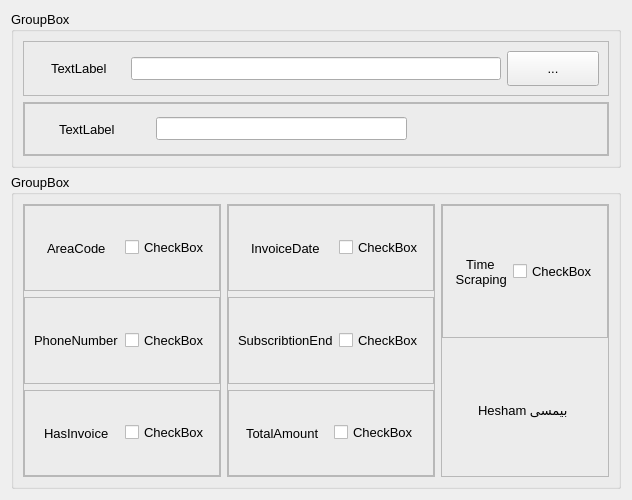
<?xml version="1.0" encoding="UTF-8"?>
<ui version="4.0">
 <class>Form</class>
 <widget class="QWidget" name="Form">
  <property name="geometry">
   <rect>
    <x>0</x>
    <y>0</y>
    <width>600</width>
    <height>500</height>
   </rect>
  </property>
  <property name="font">
   <font>
    <pointsize>10</pointsize>
   </font>
  </property>
  <property name="windowTitle">
   <string>Form</string>
  </property>
  <layout class="QVBoxLayout" name="verticalLayout_5" stretch="1,2">
   <item>
    <widget class="QGroupBox" name="settinggroupbox">
     <property name="title">
      <string>GroupBox</string>
     </property>
     <layout class="QVBoxLayout" name="verticalLayout_4">
      <item>
       <widget class="QFrame" name="frame_11">
        <property name="frameShape">
         <enum>QFrame::StyledPanel</enum>
        </property>
        <property name="frameShadow">
         <enum>QFrame::Raised</enum>
        </property>
        <layout class="QHBoxLayout" name="horizontalLayout_9" stretch="1,4,1">
         <item alignment="Qt::AlignHCenter">
          <widget class="QLabel" name="filedirlabel">
           <property name="text">
            <string>TextLabel</string>
           </property>
          </widget>
         </item>
         <item>
          <widget class="QLineEdit" name="lineEditfiledir"/>
         </item>
         <item>
          <widget class="QToolButton" name="filedirbtn">
           <property name="sizePolicy">
            <sizepolicy hsizetype="Preferred" vsizetype="Preferred">
             <horstretch>0</horstretch>
             <verstretch>0</verstretch>
            </sizepolicy>
           </property>
           <property name="text">
            <string>...</string>
           </property>
          </widget>
         </item>
        </layout>
       </widget>
      </item>
      <item>
       <widget class="QFrame" name="frame_13">
        <property name="frameShape">
         <enum>QFrame::StyledPanel</enum>
        </property>
        <property name="frameShadow">
         <enum>QFrame::Raised</enum>
        </property>
        <layout class="QHBoxLayout" name="horizontalLayout_11">
         <property name="leftMargin">
          <number>0</number>
         </property>
         <property name="topMargin">
          <number>0</number>
         </property>
         <property name="rightMargin">
          <number>0</number>
         </property>
         <property name="bottomMargin">
          <number>0</number>
         </property>
         <item>
          <widget class="QFrame" name="frame_12">
           <property name="frameShape">
            <enum>QFrame::StyledPanel</enum>
           </property>
           <property name="frameShadow">
            <enum>QFrame::Raised</enum>
           </property>
           <layout class="QHBoxLayout" name="horizontalLayout_10" stretch="1,2,0">
            <property name="leftMargin">
             <number>0</number>
            </property>
            <property name="topMargin">
             <number>0</number>
            </property>
            <property name="rightMargin">
             <number>0</number>
            </property>
            <property name="bottomMargin">
             <number>0</number>
            </property>
            <item alignment="Qt::AlignHCenter">
             <widget class="QLabel" name="sheetnamelabel">
              <property name="text">
               <string>TextLabel</string>
              </property>
             </widget>
            </item>
            <item>
             <widget class="QLineEdit" name="lineEdit"/>
            </item>
            <item>
             <spacer name="horizontalSpacer">
              <property name="orientation">
               <enum>Qt::Horizontal</enum>
              </property>
              <property name="sizeHint" stdset="0">
               <size>
                <width>200</width>
                <height>20</height>
               </size>
              </property>
             </spacer>
            </item>
           </layout>
          </widget>
         </item>
        </layout>
       </widget>
      </item>
     </layout>
    </widget>
   </item>
   <item>
    <widget class="QGroupBox" name="exportgroupbox">
     <property name="font">
      <font>
       <pointsize>10</pointsize>
      </font>
     </property>
     <property name="title">
      <string>GroupBox</string>
     </property>
     <layout class="QHBoxLayout" name="horizontalLayout_8">
      <item>
       <widget class="QFrame" name="frame_8">
        <property name="frameShape">
         <enum>QFrame::StyledPanel</enum>
        </property>
        <property name="frameShadow">
         <enum>QFrame::Raised</enum>
        </property>
        <layout class="QVBoxLayout" name="verticalLayout">
         <property name="leftMargin">
          <number>0</number>
         </property>
         <property name="topMargin">
          <number>0</number>
         </property>
         <property name="rightMargin">
          <number>0</number>
         </property>
         <property name="bottomMargin">
          <number>0</number>
         </property>
         <item>
          <widget class="QFrame" name="frame">
           <property name="frameShape">
            <enum>QFrame::StyledPanel</enum>
           </property>
           <property name="frameShadow">
            <enum>QFrame::Raised</enum>
           </property>
           <layout class="QHBoxLayout" name="horizontalLayout">
            <item alignment="Qt::AlignHCenter">
             <widget class="QLabel" name="AreaCodelabel">
              <property name="text">
               <string>AreaCode</string>
              </property>
             </widget>
            </item>
            <item>
             <widget class="QCheckBox" name="AreaCodetoggle">
              <property name="sizePolicy">
               <sizepolicy hsizetype="Preferred" vsizetype="Fixed">
                <horstretch>0</horstretch>
                <verstretch>0</verstretch>
               </sizepolicy>
              </property>
              <property name="text">
               <string>CheckBox</string>
              </property>
             </widget>
            </item>
           </layout>
          </widget>
         </item>
         <item>
          <widget class="QFrame" name="frame_2">
           <property name="frameShape">
            <enum>QFrame::StyledPanel</enum>
           </property>
           <property name="frameShadow">
            <enum>QFrame::Raised</enum>
           </property>
           <layout class="QHBoxLayout" name="horizontalLayout_2">
            <item alignment="Qt::AlignHCenter">
             <widget class="QLabel" name="PhoneNumberlabel">
              <property name="text">
               <string>PhoneNumber</string>
              </property>
             </widget>
            </item>
            <item>
             <widget class="QCheckBox" name="PhoneNumbertoggle">
              <property name="sizePolicy">
               <sizepolicy hsizetype="Preferred" vsizetype="Fixed">
                <horstretch>0</horstretch>
                <verstretch>0</verstretch>
               </sizepolicy>
              </property>
              <property name="text">
               <string>CheckBox</string>
              </property>
             </widget>
            </item>
           </layout>
          </widget>
         </item>
         <item>
          <widget class="QFrame" name="frame_3">
           <property name="frameShape">
            <enum>QFrame::StyledPanel</enum>
           </property>
           <property name="frameShadow">
            <enum>QFrame::Raised</enum>
           </property>
           <layout class="QHBoxLayout" name="horizontalLayout_3">
            <item alignment="Qt::AlignHCenter">
             <widget class="QLabel" name="HasInvoicelabel">
              <property name="text">
               <string>HasInvoice</string>
              </property>
             </widget>
            </item>
            <item>
             <widget class="QCheckBox" name="HasInvoicetoggle">
              <property name="sizePolicy">
               <sizepolicy hsizetype="Preferred" vsizetype="Fixed">
                <horstretch>0</horstretch>
                <verstretch>0</verstretch>
               </sizepolicy>
              </property>
              <property name="text">
               <string>CheckBox</string>
              </property>
             </widget>
            </item>
           </layout>
          </widget>
         </item>
        </layout>
       </widget>
      </item>
      <item>
       <widget class="QFrame" name="frame_9">
        <property name="frameShape">
         <enum>QFrame::StyledPanel</enum>
        </property>
        <property name="frameShadow">
         <enum>QFrame::Raised</enum>
        </property>
        <layout class="QVBoxLayout" name="verticalLayout_2">
         <property name="leftMargin">
          <number>0</number>
         </property>
         <property name="topMargin">
          <number>0</number>
         </property>
         <property name="rightMargin">
          <number>0</number>
         </property>
         <property name="bottomMargin">
          <number>0</number>
         </property>
         <item>
          <widget class="QFrame" name="frame_7">
           <property name="frameShape">
            <enum>QFrame::StyledPanel</enum>
           </property>
           <property name="frameShadow">
            <enum>QFrame::Raised</enum>
           </property>
           <layout class="QHBoxLayout" name="horizontalLayout_7" stretch="2,1">
            <item alignment="Qt::AlignHCenter">
             <widget class="QLabel" name="InvoiceDatelabel">
              <property name="text">
               <string>InvoiceDate</string>
              </property>
             </widget>
            </item>
            <item>
             <widget class="QCheckBox" name="InvoiceDatetoggle">
              <property name="sizePolicy">
               <sizepolicy hsizetype="Preferred" vsizetype="Fixed">
                <horstretch>0</horstretch>
                <verstretch>0</verstretch>
               </sizepolicy>
              </property>
              <property name="text">
               <string>CheckBox</string>
              </property>
             </widget>
            </item>
           </layout>
          </widget>
         </item>
         <item>
          <widget class="QFrame" name="frame_4">
           <property name="frameShape">
            <enum>QFrame::StyledPanel</enum>
           </property>
           <property name="frameShadow">
            <enum>QFrame::Raised</enum>
           </property>
           <layout class="QHBoxLayout" name="horizontalLayout_4" stretch="2,1">
            <item alignment="Qt::AlignHCenter">
             <widget class="QLabel" name="SubscribtionEndlabel">
              <property name="text">
               <string>SubscribtionEnd</string>
              </property>
             </widget>
            </item>
            <item>
             <widget class="QCheckBox" name="SubscribtionEndtoggle">
              <property name="sizePolicy">
               <sizepolicy hsizetype="Preferred" vsizetype="Fixed">
                <horstretch>0</horstretch>
                <verstretch>0</verstretch>
               </sizepolicy>
              </property>
              <property name="text">
               <string>CheckBox</string>
              </property>
             </widget>
            </item>
           </layout>
          </widget>
         </item>
         <item>
          <widget class="QFrame" name="frame_5">
           <property name="frameShape">
            <enum>QFrame::StyledPanel</enum>
           </property>
           <property name="frameShadow">
            <enum>QFrame::Raised</enum>
           </property>
           <layout class="QHBoxLayout" name="horizontalLayout_5">
            <item alignment="Qt::AlignHCenter">
             <widget class="QLabel" name="TotalAmountlabel">
              <property name="text">
               <string>TotalAmount</string>
              </property>
             </widget>
            </item>
            <item>
             <widget class="QCheckBox" name="TotalAmounttoggle">
              <property name="sizePolicy">
               <sizepolicy hsizetype="Preferred" vsizetype="Fixed">
                <horstretch>0</horstretch>
                <verstretch>0</verstretch>
               </sizepolicy>
              </property>
              <property name="text">
               <string>CheckBox</string>
              </property>
             </widget>
            </item>
           </layout>
          </widget>
         </item>
        </layout>
       </widget>
      </item>
      <item>
       <widget class="QFrame" name="frame_10">
        <property name="frameShape">
         <enum>QFrame::StyledPanel</enum>
        </property>
        <property name="frameShadow">
         <enum>QFrame::Raised</enum>
        </property>
        <layout class="QVBoxLayout" name="verticalLayout_3">
         <property name="leftMargin">
          <number>0</number>
         </property>
         <property name="topMargin">
          <number>0</number>
         </property>
         <property name="rightMargin">
          <number>0</number>
         </property>
         <property name="bottomMargin">
          <number>0</number>
         </property>
         <item>
          <widget class="QFrame" name="frame_6">
           <property name="frameShape">
            <enum>QFrame::StyledPanel</enum>
           </property>
           <property name="frameShadow">
            <enum>QFrame::Raised</enum>
           </property>
           <layout class="QHBoxLayout" name="horizontalLayout_6" stretch="3,1">
            <item alignment="Qt::AlignHCenter">
             <widget class="QLabel" name="timescrapelabel">
              <property name="text">
               <string>    Time 
 Scraping</string>
              </property>
             </widget>
            </item>
            <item>
             <widget class="QCheckBox" name="timescrapetoggle">
              <property name="sizePolicy">
               <sizepolicy hsizetype="Preferred" vsizetype="Fixed">
                <horstretch>0</horstretch>
                <verstretch>0</verstretch>
               </sizepolicy>
              </property>
              <property name="text">
               <string>CheckBox</string>
              </property>
             </widget>
            </item>
           </layout>
          </widget>
         </item>
         <item alignment="Qt::AlignHCenter">
          <widget class="QLabel" name="Mylabel">
           <property name="text">
            <string>Hesham بيمسى </string>
           </property>
          </widget>
         </item>
        </layout>
       </widget>
      </item>
     </layout>
    </widget>
   </item>
  </layout>
 </widget>
 <resources/>
 <connections/>
</ui>
